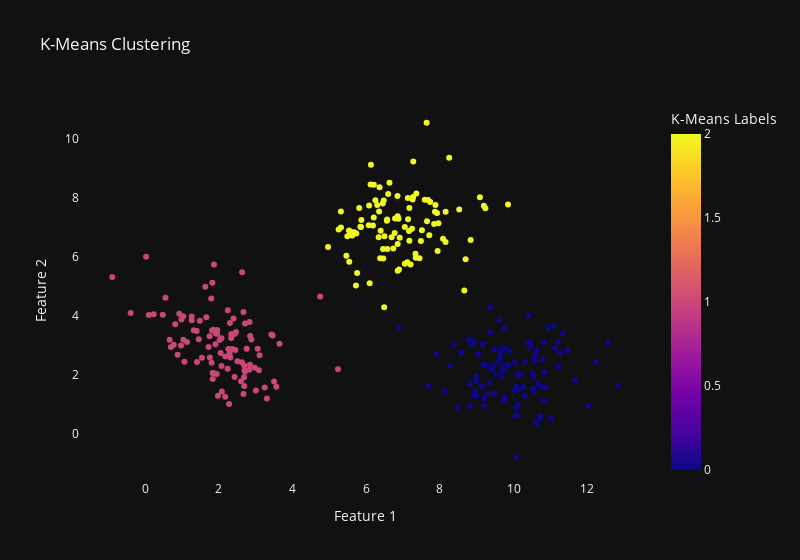
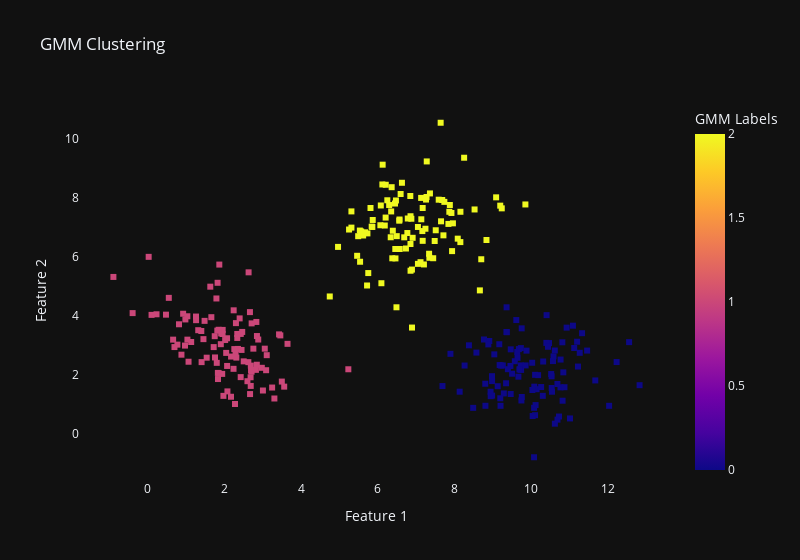

These figures' notebook cell, in order:
### Code cell
np.random.seed(0)

n_features = 2
n_clusters = 3

X = np.vstack((data1, data2, data3))

# K-Means
kmeans = KMeans(n_clusters=n_clusters, random_state=0).fit(X)
kmeans_labels = kmeans.labels_

# GMM
gmm = my_GMM(n_clusters)
gmm.fit(X)
gmm_labels = gmm.predict(X)

# Affichage graphique & comparaison
fig1 = px.scatter(x=X[:, 0], y=X[:, 1], color=kmeans_labels, title='K-Means Clustering', labels={'color': 'K-Means Labels'})
fig1.update_traces(marker=dict(symbol='circle'))
fig1.update_xaxes(title_text='Feature 1', showgrid=False, zeroline=False)  # Désactivez la grille et la barre en X
fig1.update_yaxes(title_text='Feature 2', showgrid=False, zeroline=False)  # Désactivez la grille et la barre en Y
fig1.update_layout(width=800)
fig1.update_layout(template="plotly_dark")  

fig2 = px.scatter(x=X[:, 0], y=X[:, 1], color=gmm_labels, title='GMM Clustering', labels={'color': 'GMM Labels'})
fig2.update_traces(marker=dict(symbol='square'))
fig2.update_xaxes(title_text='Feature 1', showgrid=False, zeroline=False)  # Désactivez la grille et la barre en X
fig2.update_yaxes(title_text='Feature 2', showgrid=False, zeroline=False)  # Désactivez la grille et la barre en Y
fig2.update_layout(width=800)
fig2.update_layout(template="plotly_dark")

fig1.show()
fig2.show()

### Figure 1 — Plotly figure (JSON) as saved in the notebook; plotly's stock layout.template omitted (floating-point values rounded to 4 significant figures; data arrays with more than 128 entries replaced by an {"elided": "..."} marker saying what was removed)
{"data": [{"hovertemplate": "x=%{x}<br>y=%{y}<br>K-Means Labels=%{marker.color}<extra></extra>", "legendgroup": "", "marker": {"color": {"elided": "300 int values"}, "coloraxis": "coloraxis", "symbol": "circle"}, "mode": "markers", "name": "", "orientation": "v", "showlegend": false, "type": "scatter", "x": {"elided": "300 float values"}, "xaxis": "x", "y": {"elided": "300 float values"}, "yaxis": "y"}], "layout": {"coloraxis": {"colorbar": {"title": {"text": "K-Means Labels"}}, "colorscale": [[0, "#0d0887"], [0.1111, "#46039f"], [0.2222, "#7201a8"], [0.3333, "#9c179e"], [0.4444, "#bd3786"], [0.5556, "#d8576b"], [0.6667, "#ed7953"], [0.7778, "#fb9f3a"], [0.8889, "#fdca26"], [1, "#f0f921"]]}, "legend": {"tracegroupgap": 0}, "title": {"text": "K-Means Clustering"}, "width": 800, "xaxis": {"anchor": "y", "domain": [0, 1], "showgrid": false, "title": {"text": "Feature 1"}, "zeroline": false}, "yaxis": {"anchor": "x", "domain": [0, 1], "showgrid": false, "title": {"text": "Feature 2"}, "zeroline": false}}}

### Figure 2 — Plotly figure (JSON) as saved in the notebook; plotly's stock layout.template omitted (floating-point values rounded to 4 significant figures; data arrays with more than 128 entries replaced by an {"elided": "..."} marker saying what was removed)
{"data": [{"hovertemplate": "x=%{x}<br>y=%{y}<br>GMM Labels=%{marker.color}<extra></extra>", "legendgroup": "", "marker": {"color": {"elided": "300 int values"}, "coloraxis": "coloraxis", "symbol": "square"}, "mode": "markers", "name": "", "orientation": "v", "showlegend": false, "type": "scatter", "x": {"elided": "300 float values"}, "xaxis": "x", "y": {"elided": "300 float values"}, "yaxis": "y"}], "layout": {"coloraxis": {"colorbar": {"title": {"text": "GMM Labels"}}, "colorscale": [[0, "#0d0887"], [0.1111, "#46039f"], [0.2222, "#7201a8"], [0.3333, "#9c179e"], [0.4444, "#bd3786"], [0.5556, "#d8576b"], [0.6667, "#ed7953"], [0.7778, "#fb9f3a"], [0.8889, "#fdca26"], [1, "#f0f921"]]}, "legend": {"tracegroupgap": 0}, "title": {"text": "GMM Clustering"}, "width": 800, "xaxis": {"anchor": "y", "domain": [0, 1], "showgrid": false, "title": {"text": "Feature 1"}, "zeroline": false}, "yaxis": {"anchor": "x", "domain": [0, 1], "showgrid": false, "title": {"text": "Feature 2"}, "zeroline": false}}}
